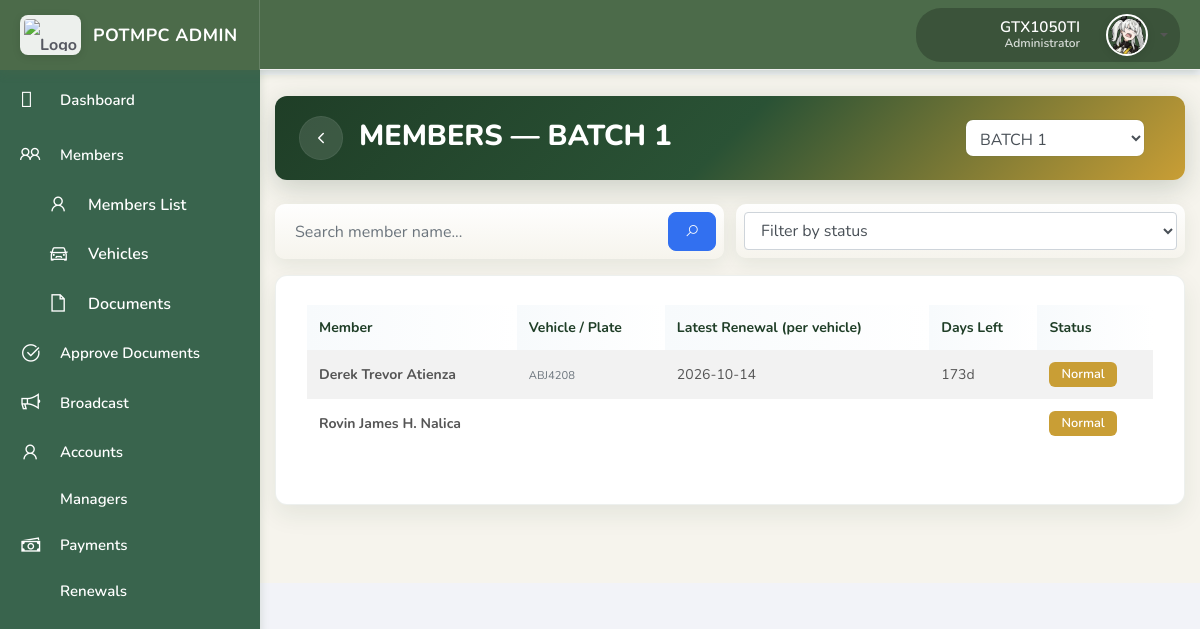
Page /batches/1/ (signed in) on the earlier database version.
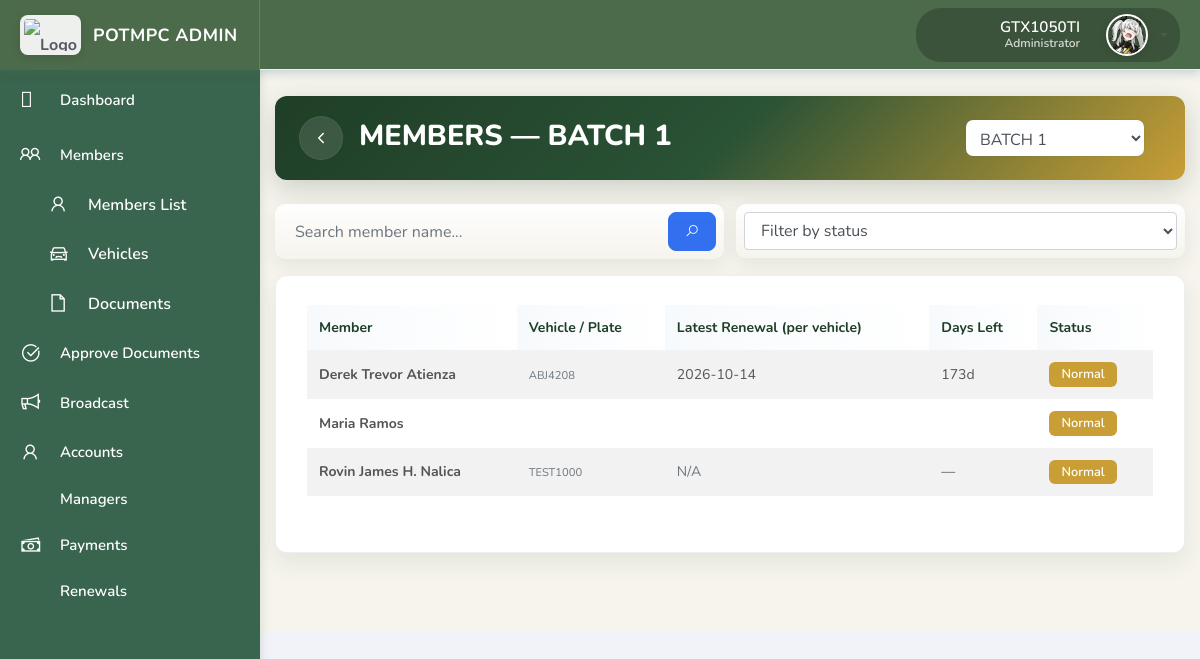
Same page on the later database version.
### coop/models.py (models this page shows, shortened)
class Member(models.Model):
    SEX_CHOICES = [
        ('M', 'Male'),
        ('F', 'Female'),
        ('O', 'Other'),
    ]
    full_name = models.CharField(max_length=255)
    batch = models.ForeignKey(Batch, on_delete=models.CASCADE, related_name="members")
    batch_monitoring_number = models.PositiveIntegerField()
    is_dormant = models.BooleanField(default=False)
    age = models.PositiveSmallIntegerField(null=True, blank=True, help_text="Member's age")
    sex = models.CharField(max_length=1, choices=SEX_CHOICES, null=True, blank=True, help_text="Member's sex")
    phone_number = models.CharField(max_length=20, null=True, blank=True, help_text="Member's phone number (overridden by user account if linked)")
    email = models.EmailField(null=True, blank=True, help_text="Member's email (overridden by user account if linked)")
    user_account = models.OneToOneField(
        'User',
        on_delete=models.SET_NULL,
        null=True,
        blank=True,
        related_name='member_profile'
    )

class Vehicle(models.Model):
    plate_number = models.CharField(max_length=20, unique=True)
    engine_number = models.CharField(max_length=70, blank=True, null=True, help_text="Engine number (alphanumeric, e.g., ABC2393249RDUI)")
    chassis_number = models.CharField(max_length=70, blank=True, null=True, help_text="Chassis number (alphanumeric, e.g., ABC2393249RDUI)")
    make_brand = models.CharField(max_length=100, blank=True, null=True)
    body_type = models.CharField(max_length=50, default="van", editable=False)
    year_model = models.PositiveIntegerField(blank=True, null=True)
    series = models.CharField(max_length=50, blank=True, null=True)
    color = models.CharField(max_length=30, blank=True, null=True)
    member = models.ForeignKey(Member, on_delete=models.SET_NULL, null=True, blank=True, related_name="vehicles")

### coop/views.py (the view, shortened to what this page needs)
# urls.py: path('batches/<int:pk>/', views.batch_detail, name='batch_detail'),
@login_required
@user_passes_test(lambda u: u.is_staff)
def batch_detail(request, pk):
    batch = get_object_or_404(Batch, pk=pk)
    q = (request.GET.get('q') or '').strip()
    status_filter = (request.GET.get('status') or '').strip().lower()
    page_number = request.GET.get('page', 1)
    today = timezone.localtime(timezone.now()).date()
    members_qs = batch.members.prefetch_related('vehicles__document__entries').order_by('full_name')
    members_list = []
    for member in members_qs:
        vehicle_infos = []
        member_has_urgent = False
        member_has_upcoming = False
        for vehicle in member.vehicles.all():
            plate = getattr(vehicle, 'plate_number', 'N/A')
            latest_entry = DocumentEntry.objects.filter(
                document__vehicle=vehicle
            ).filter(
                Q(status="approved") | Q(uploaded_by__isnull=True)
            ).order_by('-renewal_date').first()
            expiry_date = None
            days_left = None
            status = 'none'
            if latest_entry and latest_entry.renewal_date:
                candidate = latest_entry.renewal_date
                if hasattr(candidate, "date"):
                    candidate = candidate.date()
                attempts = 0
                while candidate < today and attempts < 5:
                    candidate = _add_years_safe(candidate, 1)
                    attempts += 1
                expiry_date = candidate
                days_left = (expiry_date - today).days
                if 0 <= days_left <= 15:
                    status = 'urgent'
                    member_has_urgent = True
                elif 30 <= days_left <= 60:
                    status = 'upcoming'
                    if not member_has_urgent:
                        member_has_upcoming = True
                else:
                    status = 'normal'
            vehicle_infos.append({
                'plate': plate,
                'expiry_date': expiry_date.strftime('%Y-%m-%d') if expiry_date else None,
                'days_left': days_left,
                'status': status,
            })
        if member_has_urgent:
            member_status = 'urgent'
        elif member_has_upcoming:
            member_status = 'upcoming'
        else:
            member_status = 'normal'
        members_list.append({
            'id': member.id,
            'name': member.full_name,
            'vehicles': vehicle_infos,
            'status': member_status,
        })
    def matches_filters(m):
        if status_filter and status_filter != m['status']:
            return False
        if not q:
            return True
    filtered = [m for m in members_list if matches_filters(m)]
    priority = {'urgent': 0, 'upcoming': 1, 'normal': 2, 'none': 3}
    filtered.sort(key=lambda x: (priority.get(x.get('status'), 3), (x.get('name') or '').lower()))
    paginator = Paginator(filtered, 10)
    page_obj = paginator.get_page(page_number)
    members_page = list(page_obj.object_list)
    batches = Batch.objects.order_by('number').values('id', 'number')
    context = {
        'batch': batch,
        'members': members_page,
        'page_obj': page_obj,
        'paginator': paginator,
        'total_members': len(members_list),
        'q': q,
        'status_filter': status_filter,
        'batches': batches,
        'selected_batch_id': batch.id,
        'is_paginated': page_obj.has_other_pages(),
        'object_list': page_obj.object_list,
    }
    if request.headers.get('x-requested-with') == 'XMLHttpRequest':
        rows_html = render_to_string('includes/batch_member_rows.html', context, request=request)
        pagination_html = render_to_string('includes/pagination.html', context, request=request)
        return JsonResponse({'html': rows_html, 'pagination': pagination_html})
    return render(request, 'batch_detail.html', context)

### coop/context_processors.py (called while the page is built)
def notifications(request):
    if request.user.is_authenticated:
        unread_count = Notification.objects.filter(
            recipient=request.user,
            is_read=False
        ).count()
        recent_notifications = Notification.objects.filter(
            recipient=request.user
        ).order_by('-created_at')[:5]
        return {
            'unread_notifications_count': unread_count,
            'recent_notifications': recent_notifications,
        }
    return {
        'unread_notifications_count': 0,
        'recent_notifications': [],
    }

### templates/batch_detail.html (shortened to what this page needs)
{% extends 'base.html' %}
{% load static %}
{% block extra_css %}
<link rel="stylesheet" href="{% static 'css/admin_all.css' %}">
{% endblock %}
{% block content %}
<div class="admin-dashboard container py-5">
   <br>
  <div class="members-header card-header-gradient mb-4 d-flex flex-column flex-md-row align-items-start align-items-md-center justify-content-between">
    <div class="d-flex align-items-center w-100">
      <a href="{% url 'member_list' %}" class="back-btn mr-3" title="Back to Members">
        <svg width="18" height="18" viewBox="0 0 24 24" fill="none" aria-hidden="true" focusable="false">
          <path d="M15 18l-6-6 6-6" stroke="#fff" stroke-width="2" stroke-linecap="round" stroke-linejoin="round"/>
        </svg>
      </a>
      <div>
        <h1 class="members-header-title mb-1">MEMBERS — BATCH {{ batch.number }}</h1>
      </div>
    </div>
    <div class="d-flex flex-column flex-md-row align-items-stretch align-items-md-center mt-3 mt-md-0">
      <div class="mr-md-3" style="min-width:180px;">
        <select id="batchSelect" class="form-control">
          {% for b in batches %}
            <option value="{{ b.id }}" {% if b.id == selected_batch_id %}selected{% endif %}>BATCH {{ b.number }}</option>
          {% endfor %}
        </select>
      </div>
    </div>
  </div>
  <div class="d-flex flex-column flex-md-row align-items-stretch mb-3" style="gap: 12px;">
    <form id="batch-search-form" class="w-100" action="" method="get" style="flex:1;">
      <div class="search-card p-2 d-flex align-items-center" style="width:100%;">
        <input id="batchSearch" name="q" class="form-control search-input" placeholder="Search member name..." value="{{ q }}" style="flex:1;" />
        <button type="button" id="batch-search-btn" class="btn btn-primary ml-2" title="Search">
          <i class="la la-search" aria-hidden="true"></i>
        </button>
      </div>
    </form>
    <form id="batch-filter-form" class="w-100" action="" method="get" style="flex:1;">
      <div class="search-card p-2 d-flex align-items-center" style="width:100%;">
        <select id="batchFilter" name="status" class="form-control" style="flex:1;">
          <option value="">Filter by status</option>
        </select>
      </div>
    </form>
  </div>
  <div class="row">
    <div class="col-12">
      <div class="card admin-card">
        <div class="card-body">
          <div class="table-responsive">
            <table class="table table-striped batch-table">
              <thead>
                <tr>
                  <th>Member</th>
                  <th>Vehicle / Plate</th>
                  <th>Latest Renewal (per vehicle)</th>
                  <th>Days Left</th>
                  <th>Status</th>
                </tr>
              </thead>
              <tbody id="batchMembersBody">
                {% include 'includes/batch_member_rows.html' %}
              </tbody>
            </table>
          </div>
        </div>
      </div>
    </div>
  </div>
</div>
{% endblock %}

### templates/includes/batch_member_rows.html (shortened to what this page needs)
{% for m in members %}
  <tr>
    <td>
      <strong>{{ m.name }}</strong>
    </td>
    <td>
      <ul class="list-unstyled mb-0">
        {% for v in m.vehicles %}
          <li><small class="text-muted">{{ v.plate }}</small></li>
        {% endfor %}
      </ul>
    </td>
    <td>
      <ul class="list-unstyled mb-0">
        {% for v in m.vehicles %}
          <li>
            {% if v.expiry_date %}{{ v.expiry_date }}{% else %}<span class="text-muted">N/A</span>{% endif %}
          </li>
        {% endfor %}
      </ul>
    </td>
    <td>
      <ul class="list-unstyled mb-0">
        {% for v in m.vehicles %}
          <li>
            {% if v.days_left is not None %}{{ v.days_left }}d{% else %}—{% endif %}
          </li>
        {% endfor %}
      </ul>
    </td>
    <td>
      {% if m.status == 'urgent' %}
        <span class="badge badge-danger">Urgent</span>
      {% elif m.status == 'upcoming' %}
        <span class="badge badge-warning">Upcoming</span>
      {% else %}
        <span class="badge badge-primary">Normal</span>
      {% endif %}
    </td>
  </tr>
{% empty %}
  <tr><td colspan="5" class="text-muted">No members found.</td></tr>
{% endfor %}

Differences in the rows shown:
now on this page (row edited): Member: name "Maria Ramos"
now on this page (row edited): Vehicle: plate "TEST1000"
Other differences:
new list line: "Normal"
new list line: "N/A —"
